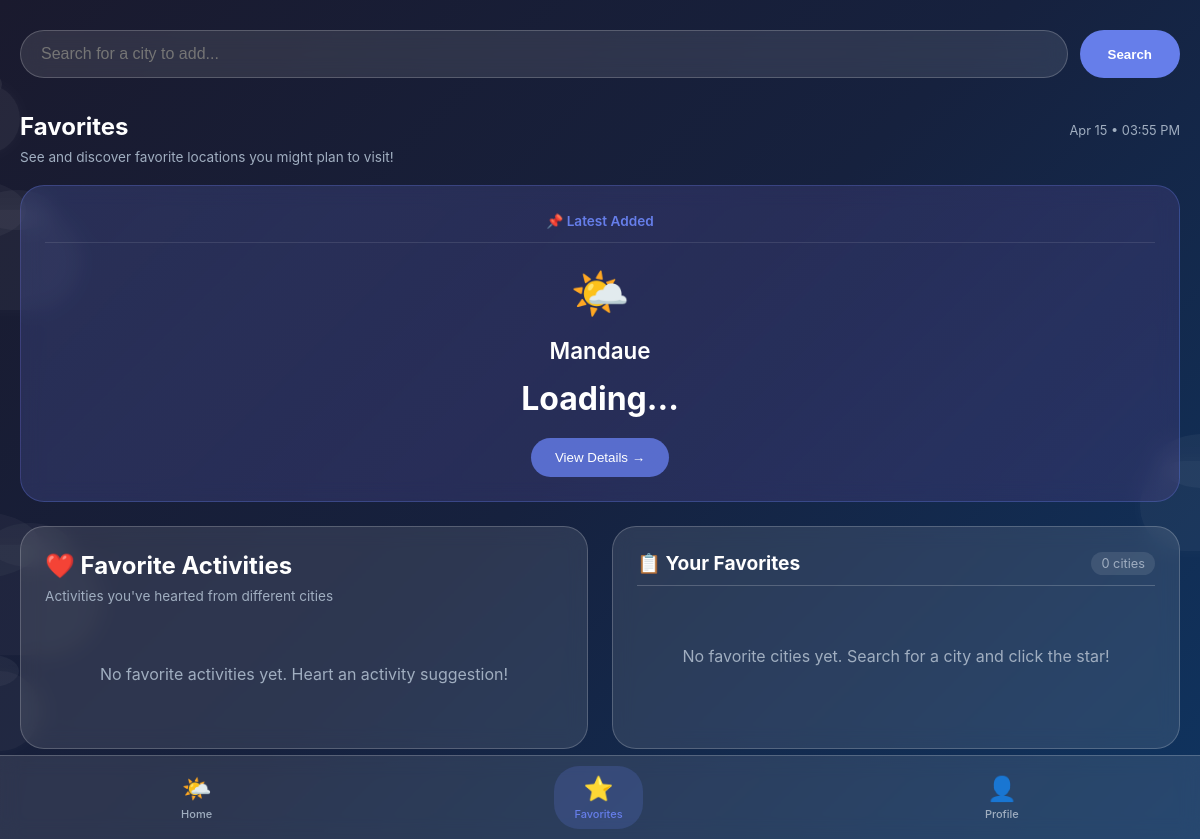
Before: /favorites/ (signed in) with the older database file.
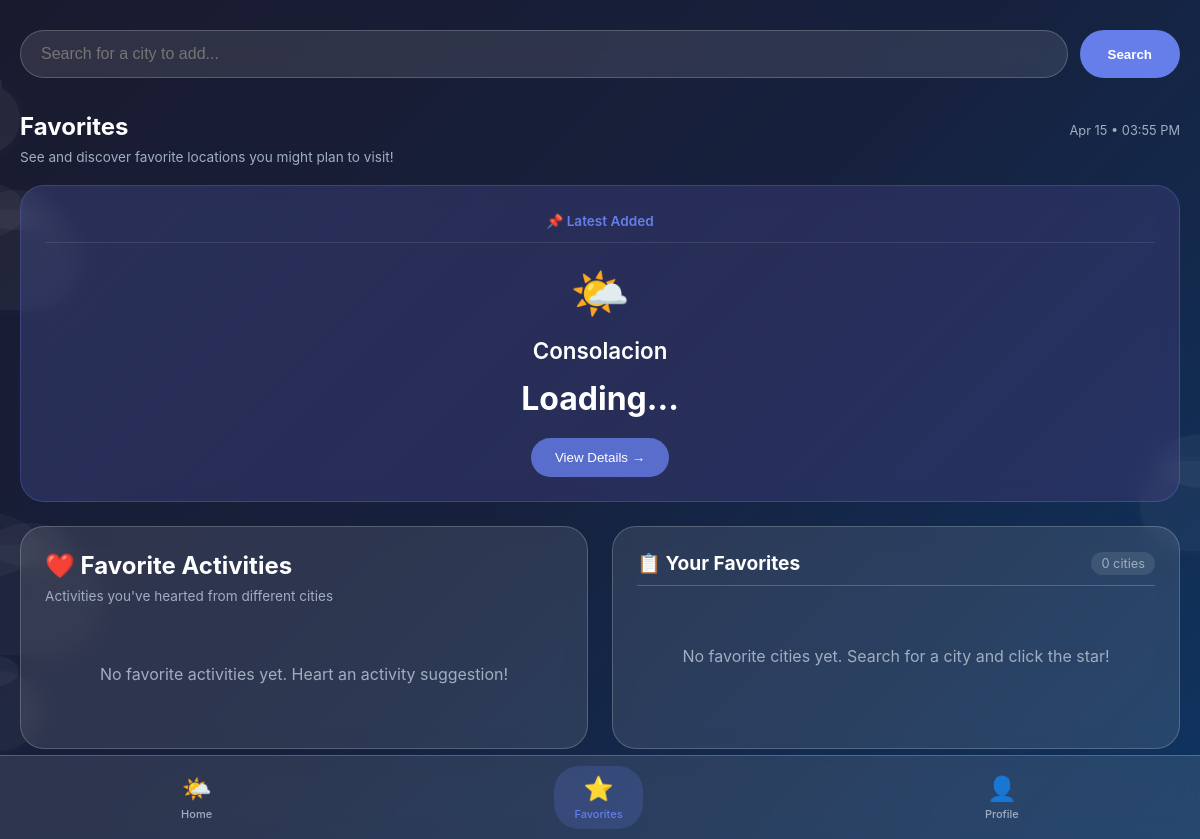
After: the same page with the newer database file.
### accounts/models.py (models this page shows, shortened)
class FavoriteCity(models.Model):
    user = models.ForeignKey(User, on_delete=models.CASCADE, related_name='favorites')
    city_name = models.CharField(max_length=100)
    country = models.CharField(max_length=100, blank=True)
    added_at = models.DateTimeField(auto_now_add=True)
    class Meta:
        unique_together = ['user', 'city_name']
        ordering = ['-added_at']

### weatherwise/views.py (the view)
# urls.py: path('favorites/', views.favorites_view, name='favorites'),
@login_required
def favorites_view(request):
    from accounts.models import FavoriteCity
    favorites = FavoriteCity.objects.filter(user=request.user)
    favorite_weather = []
    latest_favorite = None
    latest_favorite_weather = None
    for fav in favorites:
        weather = WeatherService.get_weather_data(fav.city_name)
        if weather and 'error' not in weather:
            weather['fav_id'] = fav.id
            favorite_weather.append(weather)
    if favorites.exists():
        latest_favorite = favorites.first()  # Gets the most recent
        latest_favorite_weather = WeatherService.get_weather_data(latest_favorite.city_name)
        if latest_favorite_weather and 'error' in latest_favorite_weather:
            latest_favorite_weather = None
    context = {
        'favorites': favorite_weather,
        'latest_favorite': latest_favorite,
        'latest_favorite_weather': latest_favorite_weather,
    }
    return render(request, 'weatherwise/favorites.html', context)

### weatherwise/templates/weatherwise/favorites.html (shortened to what the changed rows need)
{% extends 'base.html' %}
{% block content %}
<div class="welcome-header">
    <div class="title-section">
        <h1>Favorites</h1>
    </div>
</div>
<div id="latestFavoriteContainer" class="latest-fullwidth">
    {% if latest_favorite %}
    <div class="latest-card">
        <div class="latest-header">
            <span class="latest-label">📌 Latest Added</span>
        </div>
        <div class="weather-preview">
            <div class="weather-preview-icon">
                {% if latest_favorite_weather %}
                    {% if 'clear' in latest_favorite_weather.description or 'sunny' in latest_favorite_weather.description %}☀️
                    {% elif 'few clouds' in latest_favorite_weather.description %}🌤️
                    {% elif 'scattered clouds' in latest_favorite_weather.description %}⛅
                    {% elif 'broken clouds' in latest_favorite_weather.description or 'overcast' in latest_favorite_weather.description %}☁️
                    {% elif 'rain' in latest_favorite_weather.description or 'drizzle' in latest_favorite_weather.description %}🌧️
                    {% elif 'thunderstorm' in latest_favorite_weather.description %}⛈️
                    {% elif 'snow' in latest_favorite_weather.description %}❄️
                    {% elif 'mist' in latest_favorite_weather.description or 'fog' in latest_favorite_weather.description %}🌫️
                    {% else %}🌤️{% endif %}
                {% else %}🌤️{% endif %}
            </div>
            <div class="weather-preview-city">{{ latest_favorite.city_name }}</div>
            <div class="weather-preview-temp">
                {% if latest_favorite_weather %}
                    {{ latest_favorite_weather.temperature|floatformat:0 }}°C
                {% else %}
                    Loading...
                {% endif %}
            </div>
            <button class="view-btn" onclick="viewCity('{{ latest_favorite.city_name }}')">
                View Details →
            </button>
        </div>
    </div>
    {% endif %}
</div>
<div class="two-column-layout">
    <div class="left-column">
        <div class="welcome-header">
            <h1>❤️ Favorite Activities</h1>
        </div>
    </div>
</div>
{% endblock %}

Changed rows visible on the page:
no longer on this page (row unchanged): FavoriteCity: city_name "Mandaue"
added FavoriteCity: city_name "Consolacion"
